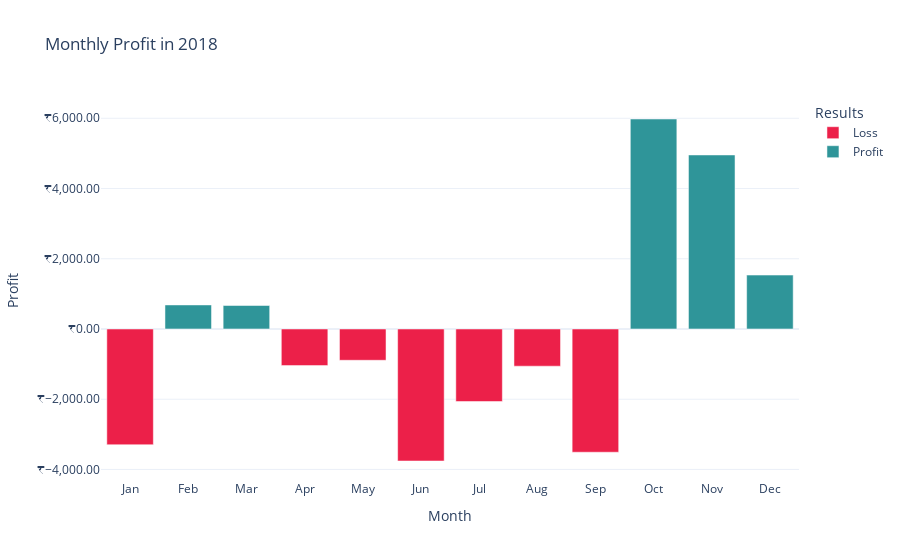

Notebook code cell kept with this figure:
### Code cell
year_month = year_month.reset_index()
year_month["Color"] = np.where(year_month["Profit"]<0, 'Loss', 'Profit')
year_month_2018 = year_month[year_month['Year']==2018]
fig = px.bar(year_month_2018, x='Month', y='Profit', color='Color',
             title="Monthly Profit in 2018",
             labels=dict(Month_Number="Month", Profit="Profit", Color="Results"),
             color_discrete_map={
                 'Loss': '#EC2049',
                 'Profit': '#2F9599'},
             hover_data=["Month", "Profit"],
             template='plotly_white')

fig.update_layout(yaxis_tickprefix = '₹', yaxis_tickformat = ',.2f')

fig.update_layout(
    xaxis = dict(
        tickvals = [1, 2, 3, 4, 5, 6, 7,8 ,9, 10, 11, 12],
        ticktext = ['Jan', 'Feb', 'Mar', 'Apr', 'May', 'Jun', 'Jul', 'Aug', 'Sep', 'Oct', 'Nov', 'Dec']
    )
)
fig.show()

### Figure 1 — Plotly figure (JSON) as saved in the notebook; plotly's stock layout.template omitted (floating-point values rounded to 4 significant figures)
{"data": [{"alignmentgroup": "True", "hovertemplate": "Results=Loss<br>Month=%{x}<br>Profit=%{y}<extra></extra>", "legendgroup": "Loss", "marker": {"color": "#EC2049", "pattern": {"shape": ""}}, "name": "Loss", "offsetgroup": "Loss", "orientation": "v", "showlegend": true, "textposition": "auto", "type": "bar", "x": [1, 4, 5, 6, 7, 8, 9], "xaxis": "x", "y": [-3296, -1043, -891, -3759, -2065, -1059, -3509], "yaxis": "y"}, {"alignmentgroup": "True", "hovertemplate": "Results=Profit<br>Month=%{x}<br>Profit=%{y}<extra></extra>", "legendgroup": "Profit", "marker": {"color": "#2F9599", "pattern": {"shape": ""}}, "name": "Profit", "offsetgroup": "Profit", "orientation": "v", "showlegend": true, "textposition": "auto", "type": "bar", "x": [2, 3, 10, 11, 12], "xaxis": "x", "y": [685, 669, 5979, 4955, 1535], "yaxis": "y"}], "layout": {"barmode": "relative", "legend": {"title": {"text": "Results"}, "tracegroupgap": 0}, "title": {"text": "Monthly Profit in 2018"}, "xaxis": {"anchor": "y", "domain": [0, 1], "ticktext": ["Jan", "Feb", "Mar", "Apr", "May", "Jun", "Jul", "Aug", "Sep", "Oct", "Nov", "Dec"], "tickvals": [1, 2, 3, 4, 5, 6, 7, 8, 9, 10, 11, 12], "title": {"text": "Month"}}, "yaxis": {"anchor": "x", "domain": [0, 1], "tickformat": ",.2f", "tickprefix": "₹", "title": {"text": "Profit"}}}}
